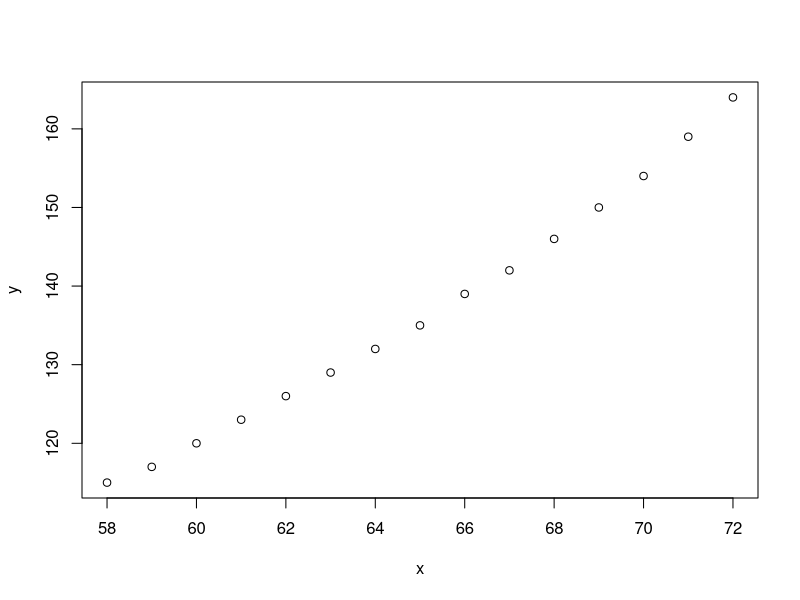

Here is the R script that generated this plot: (Note: this script raises an error after producing the figure.)
#PART 3 

women

x= women$height
y= women$weight

plot(x,y)
best.line(x,y) 
curve(2.0769*x-0.000,add=TRUE, col="red")
line.minmax(x,y)
curve(2.1450*x+0.000,add=TRUE, col="blue")
curve(3.375*x-82.875, add= TRUE, col= "purple") #correct line by changing class code ax+b to ax-b


A= cbind(x,1)
qr.solve(A,y) #gives a almost the same answer
curve(3.45*x -87.51, add= TRUE, col="green")



line.minmax=function (x,y){ #line of best fit
  n = length(x)
  g = c(0,0,max(rep(1,n))) #this is going to be theta
  A.upper= cbind (x, 1, -max(diag(n))) #first matrix 
  A.lower= cbind( x, 1, max(diag(n))) #the second matrix
  A= rbind(A.upper, A.lower)
  dir= c(rep("<=",n ), rep(">=",n)) #inequalities 
  RHS= c(y, y)
  lp("min", g, A, dir, RHS)$solution[1:2] # will show you the first two numbers  without the errors 
}
best.line=function (x,y){ #line of best fit
  n = length(x)
  g = c(0,0,rep(1,n)) #our g function. g(a,b,e1,e2...)
  A.upper= cbind (x, -1, -diag(n)) #first matrix   (changed to -1 for ax - b )
  A.lower= cbind( x, -1, diag(n)) #the second matrix
  A= rbind(A.upper, A.lower)
  ineq= c(rep("<=",n ), rep(">=",n)) #inequalities 
  rhs= c(y, y)
  lp("min", g, A, ineq, rhs)$solution[1:2] # will show you the first two numbers  without the errors 
}
